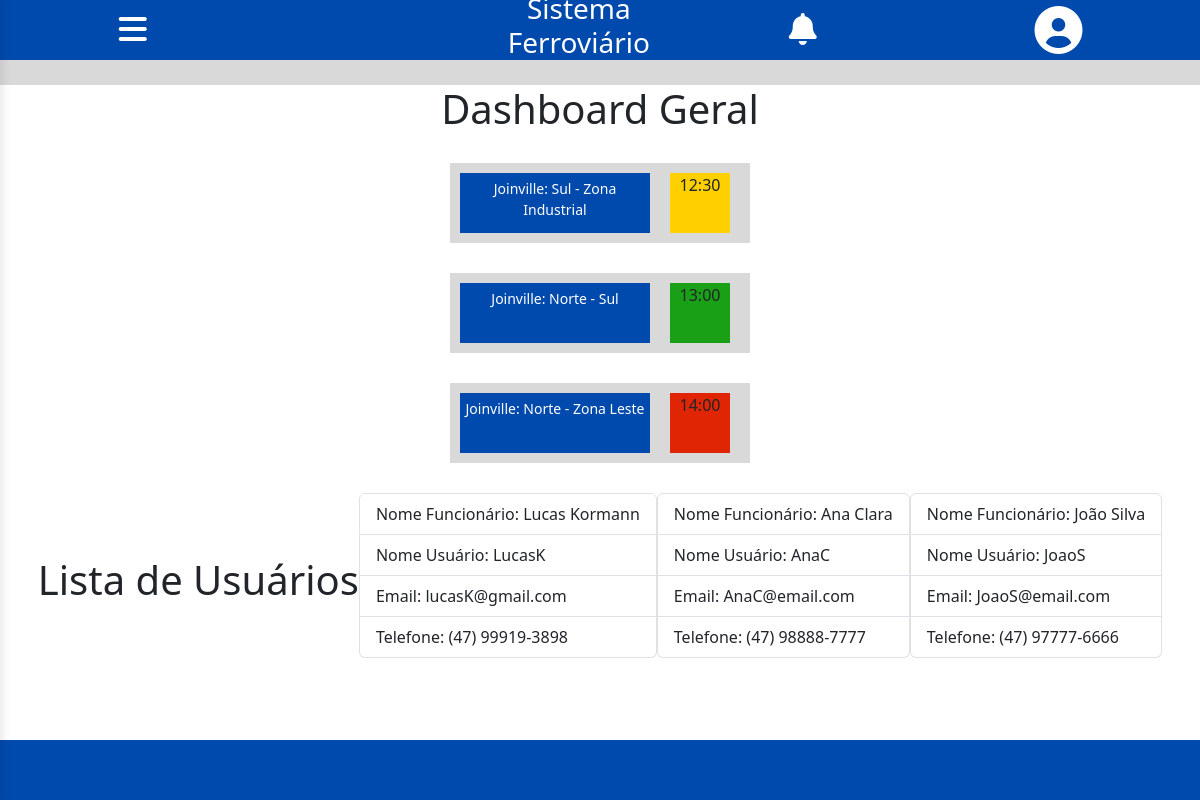
Page /dashboard.php (signed in) on the earlier database version.
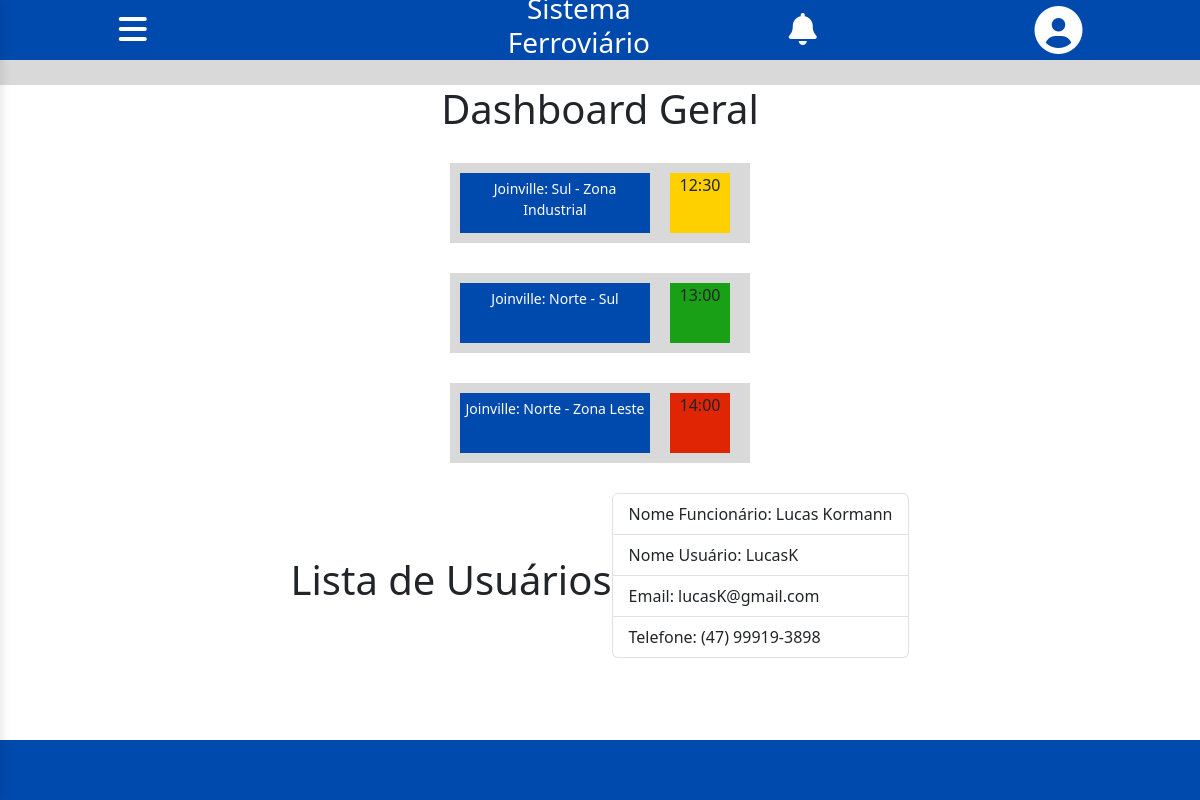
Same page on the later database version.
### tables this page shows
CREATE TABLE usuarios(
  id_usuario INT NOT NULL PRIMARY KEY AUTO_INCREMENT,
  nome_funcionario VARCHAR(120) NOT NULL,
  nome_usuario VARCHAR(120) NOT NULL,
  email_usuario VARCHAR(255) NOT NULL UNIQUE,
  data_nascimento DATE NOT NULL,
  senha_usuario VARCHAR(255) NOT NULL,
  telefone_usuario VARCHAR(15) NOT NULL,
  cpf_usuario VARCHAR(14) NOT NULL UNIQUE,
  administrador BOOLEAN NOT NULL DEFAULT FALSE,
  cep_usuario VARCHAR (9) NOT NULL
);

### public/dashboard.php (the view, shortened to what this page needs)
<?php
        include("../includes/painel_completo.php");
        include("../includes/conexao.php");
    ?>
<!DOCTYPE html>
<html lang="en">
<head>
    <link rel="stylesheet" href="../css/style.css">
    <link rel="stylesheet" href="https://cdnjs.cloudflare.com/ajax/libs/font-awesome/6.0.0/css/all.min.css">
    <link href="https://cdn.jsdelivr.net/npm/bootstrap@5.3.2/dist/css/bootstrap.min.css" rel="stylesheet">
</head>
<body>
    <header>
        <div id="header">
            <button class="menu">
                <i class="fas fa-bars fa-2x" style="color: white;"></i>
            </button>
            <h3 class="titulo" style="color: white;">Sistema Ferroviário </h3>
            <button class="notificacao">
                <i class="fas fa-bell fa-2x" style="color: white;"></i>
            </button>
            <button class="perfil" onclick="redirecionar_usuario()">
                <i class="fas fa-user-circle fa-3x" style="color: white;"></i>
            </button>
        </div>
    </header>
    <div class="espacamento"></div>
    <div class="dashboard">
        <h1>Dashboard Geral</h1>
    </div>
    <div class="dashboard-container">
        <div class="dashboard-fundo">
            <div class="dashboard-rota">
                <p class="rota">Joinville: Sul - Zona Industrial</p>
            </div>
            <div class="dashboard-horario-um">
                <p>12:30</p>
            </div>
        </div>
    </div>
    <div class="dashboard-container">
        <div class="dashboard-fundo">
            <div class="dashboard-rota">
                <p class="rota">Joinville: Norte - Sul</p>
            </div>
            <div class="dashboard-horario-dois">
                <p>13:00</p>
            </div>
        </div>
    </div>
    <div class="dashboard-container">
        <div class="dashboard-fundo">
            <div class="dashboard-rota">
                <p class="rota">Joinville: Norte - Zona Leste</p>
            </div>
            <div class="dashboard-horario-tres">
                <p>14:00</p>
            </div>
        </div>
    </div>
    <div class="dashboard-container">
        <?php
try {
    $sql_usuarios = "SELECT nome_funcionario, nome_usuario, email_usuario, telefone_usuario FROM usuarios";
    echo "<h1 class='h1'> Lista de Usuários </h1>";
    $stmt = $conn->prepare($sql_usuarios);
    $stmt->execute();
    $usuarios = $stmt->fetchAll(PDO::FETCH_ASSOC);
    foreach ($usuarios as $dado) {
        echo "<ul class='list-group mb-3'>";
        echo "<li class='list-group-item'> Nome Funcionário: " . htmlspecialchars($dado['nome_funcionario']) . "</li>";
        echo "<li class='list-group-item'> Nome Usuário: " . htmlspecialchars($dado['nome_usuario']) . "</li>";
        echo "<li class='list-group-item'> Email: " . htmlspecialchars($dado['email_usuario']) . "</li>";
        echo "<li class='list-group-item'> Telefone: " . htmlspecialchars($dado['telefone_usuario']) . "</li>";
        echo "</ul>";
    }
} catch (PDOException $e) {
    echo "<p class='text-danger'>Erro ao carregar usuários: " . $e->getMessage() . "</p>";
}
?>
    </div>
    <footer class="fixarRodape">
    </footer>
</body>
</html>

### includes/painel_completo.php (shortened to what this page needs)
<!DOCTYPE html>
<html lang="en">
<head>
    <link rel="stylesheet" href="../css/style.css">
    <link rel="stylesheet" href="https://cdnjs.cloudflare.com/ajax/libs/font-awesome/6.0.0/css/all.min.css">
</head>
<body>
</body>
</html>

### css/style.css (style rules this page uses)
body { margin: 0px; font-family: system-ui, -apple-system, BlinkMacSystemFont, 'Segoe UI', Roboto, Oxygen, Ubuntu, Cantarell, 'Open Sans', 'Helvetica Neue', sans-serif; }
h3 { font-size: 20px; color: white; text-align: center; border: 0px; margin: 0px; padding: 15px; }
.espacamento { background-color: #d9d9d9; height: 25px; }
h1 { font-size: 28px; text-align: center; }
.fixarRodape { background-color: #004aad; height: 60px; margin: 0px; padding: 0px; border: 0px; bottom: 0; position: fixed; text-align: center; width: 100%; }
#header { background-color: #004aad; height: 60px; margin: 0px; padding-left: 15px; border: 0px; display: flex; align-items: center; justify-content: center; gap: 20px; }
.menu { background-color: transparent; border: #004aad; }
.notificacao { background-color: transparent; border: #004aad; }
.perfil { background-color: transparent; border: #004aad; margin: 0px; margin-right: 2%; }
.titulo { padding-left: 20%; }
.dashboard { align-items: center; justify-content: center; background-color: white; }
.dashboard-container { align-items: center; display: flex; flex-direction: row; flex-wrap: wrap; justify-content: center; margin: 30px; }
.dashboard-fundo { height: 80px; width: 300px; background-color: #d9d9d9; display: flex; }
.dashboard-rota { background-color: #004aad; color: white; height: 60px; width: 190px; margin: 10px; font-size: 14px; text-align: center; justify-content: center; align-items: center; }
.rota { padding: 5px; }
.dashboard-horario-um { background-color:rgb(255, 208, 0); height: 60px; width: 60px; text-align: center; margin: 10px; }
.dashboard-horario-dois { background-color:rgb(26, 160, 22); height: 60px; width: 60px; text-align: center; margin: 10px; }
.dashboard-horario-tres { background-color:rgb(224, 37, 4); height: 60px; width: 60px; text-align: center; margin: 10px; }
button { background-color: #004aad; margin-top: 15px; font-weight: bold; color: rgb(255, 255, 255); border: none; border-radius: 5px; cursor: pointer; font-size: 16px; width: 100%; transition: background-color 0.3s ease; }

Differences in the rows shown:
removed usuarios: nome_funcionario "Ana Clara", nome_usuario "AnaC", email_usuario "AnaC@email.com", telefone_usuario "(47) 98888-7777"
removed usuarios: nome_funcionario "João Silva", nome_usuario "JoaoS", email_usuario "JoaoS@email.com", telefone_usuario "(47) 97777-6666"
